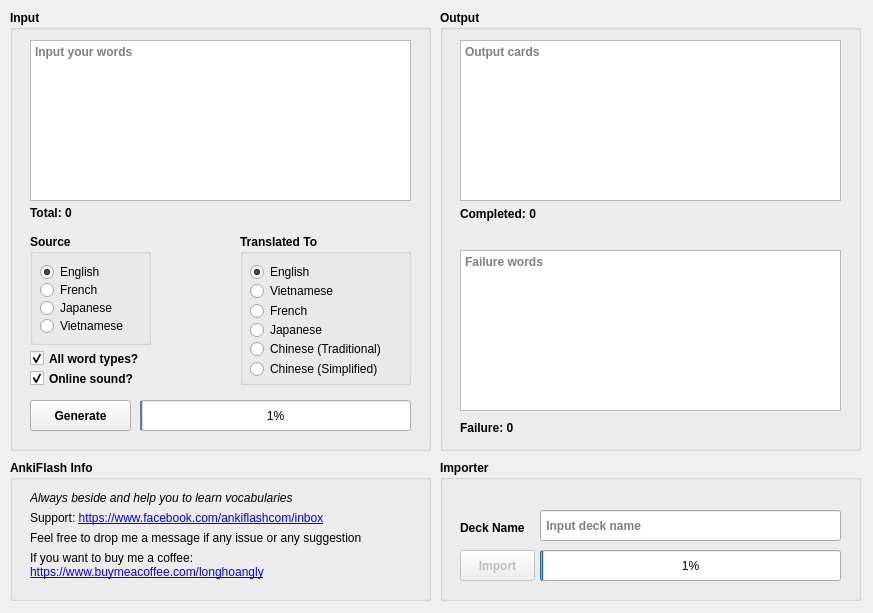
<?xml version="1.0" encoding="UTF-8"?>
<ui version="4.0">
 <class>Dialog</class>
 <widget class="QDialog" name="Dialog">
  <property name="geometry">
   <rect>
    <x>0</x>
    <y>0</y>
    <width>873</width>
    <height>613</height>
   </rect>
  </property>
  <property name="focusPolicy">
   <enum>Qt::StrongFocus</enum>
  </property>
  <property name="windowTitle">
   <string>AnkiFlash</string>
  </property>
  <property name="windowIcon">
   <iconset theme="anki.png">
    <normaloff>.</normaloff>.</iconset>
  </property>
  <property name="autoFillBackground">
   <bool>true</bool>
  </property>
  <widget class="QGroupBox" name="inputBox">
   <property name="geometry">
    <rect>
     <x>10</x>
     <y>10</y>
     <width>421</width>
     <height>441</height>
    </rect>
   </property>
   <property name="font">
    <font>
     <weight>75</weight>
     <bold>true</bold>
    </font>
   </property>
   <property name="title">
    <string>Input</string>
   </property>
   <widget class="QPlainTextEdit" name="inputTxt">
    <property name="geometry">
     <rect>
      <x>20</x>
      <y>30</y>
      <width>381</width>
      <height>161</height>
     </rect>
    </property>
    <property name="focusPolicy">
     <enum>Qt::StrongFocus</enum>
    </property>
    <property name="placeholderText">
     <string>Input your words</string>
    </property>
   </widget>
   <widget class="QPushButton" name="generateBtn">
    <property name="geometry">
     <rect>
      <x>20</x>
      <y>390</y>
      <width>101</width>
      <height>31</height>
     </rect>
    </property>
    <property name="font">
     <font>
      <weight>75</weight>
      <bold>true</bold>
     </font>
    </property>
    <property name="focusPolicy">
     <enum>Qt::NoFocus</enum>
    </property>
    <property name="toolTip">
     <string>Generate flashcards for the input words</string>
    </property>
    <property name="autoFillBackground">
     <bool>false</bool>
    </property>
    <property name="text">
     <string>Generate</string>
    </property>
    <property name="default">
     <bool>false</bool>
    </property>
   </widget>
   <widget class="QLabel" name="totalLbl">
    <property name="geometry">
     <rect>
      <x>20</x>
      <y>195</y>
      <width>200</width>
      <height>16</height>
     </rect>
    </property>
    <property name="font">
     <font>
      <weight>75</weight>
      <bold>true</bold>
     </font>
    </property>
    <property name="text">
     <string>Total: 0</string>
    </property>
   </widget>
   <widget class="QGroupBox" name="sourceBox">
    <property name="geometry">
     <rect>
      <x>20</x>
      <y>224</y>
      <width>121</width>
      <height>111</height>
     </rect>
    </property>
    <property name="font">
     <font>
      <weight>75</weight>
      <italic>false</italic>
      <bold>true</bold>
      <strikeout>false</strikeout>
      <kerning>true</kerning>
     </font>
    </property>
    <property name="title">
     <string>Source</string>
    </property>
    <property name="flat">
     <bool>false</bool>
    </property>
    <property name="checkable">
     <bool>false</bool>
    </property>
    <widget class="QRadioButton" name="source3">
     <property name="geometry">
      <rect>
       <x>10</x>
       <y>66</y>
       <width>101</width>
       <height>16</height>
      </rect>
     </property>
     <property name="font">
      <font>
       <weight>50</weight>
       <italic>false</italic>
       <bold>false</bold>
       <strikeout>false</strikeout>
       <kerning>true</kerning>
      </font>
     </property>
     <property name="text">
      <string>Japanese</string>
     </property>
    </widget>
    <widget class="QRadioButton" name="source4">
     <property name="geometry">
      <rect>
       <x>10</x>
       <y>84</y>
       <width>101</width>
       <height>16</height>
      </rect>
     </property>
     <property name="font">
      <font>
       <weight>50</weight>
       <italic>false</italic>
       <bold>false</bold>
       <strikeout>false</strikeout>
       <kerning>true</kerning>
      </font>
     </property>
     <property name="text">
      <string>Vietnamese</string>
     </property>
    </widget>
    <widget class="QRadioButton" name="source2">
     <property name="geometry">
      <rect>
       <x>10</x>
       <y>48</y>
       <width>101</width>
       <height>16</height>
      </rect>
     </property>
     <property name="font">
      <font>
       <weight>50</weight>
       <italic>false</italic>
       <bold>false</bold>
       <strikeout>false</strikeout>
       <kerning>true</kerning>
      </font>
     </property>
     <property name="text">
      <string>French</string>
     </property>
    </widget>
    <widget class="QRadioButton" name="source1">
     <property name="geometry">
      <rect>
       <x>10</x>
       <y>30</y>
       <width>101</width>
       <height>16</height>
      </rect>
     </property>
     <property name="font">
      <font>
       <weight>50</weight>
       <italic>false</italic>
       <bold>false</bold>
       <strikeout>false</strikeout>
       <kerning>true</kerning>
      </font>
     </property>
     <property name="text">
      <string>English</string>
     </property>
     <property name="checked">
      <bool>true</bool>
     </property>
    </widget>
   </widget>
   <widget class="QGroupBox" name="translatedToBox">
    <property name="geometry">
     <rect>
      <x>230</x>
      <y>224</y>
      <width>171</width>
      <height>151</height>
     </rect>
    </property>
    <property name="font">
     <font>
      <weight>75</weight>
      <bold>true</bold>
     </font>
    </property>
    <property name="title">
     <string>Translated To</string>
    </property>
    <widget class="QRadioButton" name="target6">
     <property name="geometry">
      <rect>
       <x>10</x>
       <y>127</y>
       <width>151</width>
       <height>16</height>
      </rect>
     </property>
     <property name="font">
      <font>
       <weight>50</weight>
       <bold>false</bold>
      </font>
     </property>
     <property name="text">
      <string>Chinese (Simplified)</string>
     </property>
    </widget>
    <widget class="QRadioButton" name="target2">
     <property name="geometry">
      <rect>
       <x>10</x>
       <y>49</y>
       <width>141</width>
       <height>16</height>
      </rect>
     </property>
     <property name="font">
      <font>
       <weight>50</weight>
       <bold>false</bold>
      </font>
     </property>
     <property name="text">
      <string>Vietnamese</string>
     </property>
    </widget>
    <widget class="QRadioButton" name="target1">
     <property name="geometry">
      <rect>
       <x>10</x>
       <y>30</y>
       <width>141</width>
       <height>16</height>
      </rect>
     </property>
     <property name="font">
      <font>
       <weight>50</weight>
       <bold>false</bold>
      </font>
     </property>
     <property name="text">
      <string>English</string>
     </property>
     <property name="checked">
      <bool>true</bool>
     </property>
    </widget>
    <widget class="QRadioButton" name="target4">
     <property name="geometry">
      <rect>
       <x>10</x>
       <y>88</y>
       <width>141</width>
       <height>16</height>
      </rect>
     </property>
     <property name="font">
      <font>
       <weight>50</weight>
       <bold>false</bold>
      </font>
     </property>
     <property name="text">
      <string>Japanese</string>
     </property>
    </widget>
    <widget class="QRadioButton" name="target5">
     <property name="geometry">
      <rect>
       <x>10</x>
       <y>107</y>
       <width>151</width>
       <height>16</height>
      </rect>
     </property>
     <property name="font">
      <font>
       <weight>50</weight>
       <bold>false</bold>
      </font>
     </property>
     <property name="text">
      <string>Chinese (Traditional)</string>
     </property>
    </widget>
    <widget class="QRadioButton" name="target3">
     <property name="geometry">
      <rect>
       <x>10</x>
       <y>69</y>
       <width>141</width>
       <height>16</height>
      </rect>
     </property>
     <property name="font">
      <font>
       <weight>50</weight>
       <bold>false</bold>
      </font>
     </property>
     <property name="text">
      <string>French</string>
     </property>
    </widget>
   </widget>
   <widget class="QProgressBar" name="generateProgressBar">
    <property name="geometry">
     <rect>
      <x>130</x>
      <y>390</y>
      <width>271</width>
      <height>31</height>
     </rect>
    </property>
    <property name="font">
     <font>
      <weight>50</weight>
      <bold>false</bold>
     </font>
    </property>
    <property name="value">
     <number>1</number>
    </property>
   </widget>
   <widget class="QCheckBox" name="allWordTypes">
    <property name="geometry">
     <rect>
      <x>20</x>
      <y>340</y>
      <width>121</width>
      <height>17</height>
     </rect>
    </property>
    <property name="toolTip">
     <string>If a word has more than one type (noun, adjective, verb...), AnkiFlash will create cards for all of them</string>
    </property>
    <property name="text">
     <string>All word types?</string>
    </property>
    <property name="checked">
     <bool>true</bool>
    </property>
   </widget>
   <widget class="QCheckBox" name="isOnline">
    <property name="geometry">
     <rect>
      <x>20</x>
      <y>360</y>
      <width>121</width>
      <height>17</height>
     </rect>
    </property>
    <property name="toolTip">
     <string>Usually, card sound will be downloaded to local computer. AnkiFlash provide an option to use online sound, your computer don't need to store sound file.</string>
    </property>
    <property name="text">
     <string>Online sound?</string>
    </property>
    <property name="checked">
     <bool>true</bool>
    </property>
   </widget>
  </widget>
  <widget class="QGroupBox" name="outputBox">
   <property name="geometry">
    <rect>
     <x>440</x>
     <y>10</y>
     <width>421</width>
     <height>441</height>
    </rect>
   </property>
   <property name="font">
    <font>
     <weight>75</weight>
     <bold>true</bold>
    </font>
   </property>
   <property name="title">
    <string>Output</string>
   </property>
   <widget class="QPlainTextEdit" name="outputTxt">
    <property name="geometry">
     <rect>
      <x>20</x>
      <y>30</y>
      <width>381</width>
      <height>161</height>
     </rect>
    </property>
    <property name="focusPolicy">
     <enum>Qt::StrongFocus</enum>
    </property>
    <property name="placeholderText">
     <string>Output cards</string>
    </property>
   </widget>
   <widget class="QLabel" name="completedLbl">
    <property name="geometry">
     <rect>
      <x>20</x>
      <y>196</y>
      <width>200</width>
      <height>16</height>
     </rect>
    </property>
    <property name="font">
     <font>
      <weight>75</weight>
      <bold>true</bold>
     </font>
    </property>
    <property name="text">
     <string>Completed: 0</string>
    </property>
   </widget>
   <widget class="QLabel" name="failureLbl">
    <property name="geometry">
     <rect>
      <x>20</x>
      <y>410</y>
      <width>200</width>
      <height>16</height>
     </rect>
    </property>
    <property name="font">
     <font>
      <weight>75</weight>
      <bold>true</bold>
     </font>
    </property>
    <property name="text">
     <string>Failure: 0</string>
    </property>
   </widget>
   <widget class="QPlainTextEdit" name="failureTxt">
    <property name="geometry">
     <rect>
      <x>20</x>
      <y>240</y>
      <width>381</width>
      <height>161</height>
     </rect>
    </property>
    <property name="focusPolicy">
     <enum>Qt::StrongFocus</enum>
    </property>
    <property name="placeholderText">
     <string>Failure words</string>
    </property>
   </widget>
  </widget>
  <widget class="QGroupBox" name="importerBox">
   <property name="geometry">
    <rect>
     <x>440</x>
     <y>460</y>
     <width>421</width>
     <height>141</height>
    </rect>
   </property>
   <property name="font">
    <font>
     <weight>75</weight>
     <bold>true</bold>
    </font>
   </property>
   <property name="title">
    <string>Importer</string>
   </property>
   <widget class="QProgressBar" name="importProgressBar">
    <property name="geometry">
     <rect>
      <x>100</x>
      <y>90</y>
      <width>301</width>
      <height>31</height>
     </rect>
    </property>
    <property name="font">
     <font>
      <weight>50</weight>
      <bold>false</bold>
     </font>
    </property>
    <property name="value">
     <number>1</number>
    </property>
   </widget>
   <widget class="QLabel" name="deckNameLbl">
    <property name="geometry">
     <rect>
      <x>20</x>
      <y>60</y>
      <width>81</width>
      <height>16</height>
     </rect>
    </property>
    <property name="font">
     <font>
      <weight>75</weight>
      <bold>true</bold>
     </font>
    </property>
    <property name="text">
     <string>Deck Name</string>
    </property>
   </widget>
   <widget class="QPushButton" name="importBtn">
    <property name="enabled">
     <bool>false</bool>
    </property>
    <property name="geometry">
     <rect>
      <x>20</x>
      <y>90</y>
      <width>75</width>
      <height>31</height>
     </rect>
    </property>
    <property name="font">
     <font>
      <weight>75</weight>
      <bold>true</bold>
     </font>
    </property>
    <property name="focusPolicy">
     <enum>Qt::NoFocus</enum>
    </property>
    <property name="toolTip">
     <string>Import generated flashcards into Anki</string>
    </property>
    <property name="autoFillBackground">
     <bool>false</bool>
    </property>
    <property name="text">
     <string>Import</string>
    </property>
    <property name="checkable">
     <bool>false</bool>
    </property>
    <property name="default">
     <bool>false</bool>
    </property>
   </widget>
   <widget class="QLineEdit" name="deckNameTxt">
    <property name="geometry">
     <rect>
      <x>100</x>
      <y>50</y>
      <width>301</width>
      <height>31</height>
     </rect>
    </property>
    <property name="placeholderText">
     <string> Input deck name</string>
    </property>
   </widget>
  </widget>
  <widget class="QGroupBox" name="ankiflashInfoBox">
   <property name="geometry">
    <rect>
     <x>10</x>
     <y>460</y>
     <width>421</width>
     <height>141</height>
    </rect>
   </property>
   <property name="font">
    <font>
     <weight>75</weight>
     <bold>true</bold>
    </font>
   </property>
   <property name="title">
    <string>AnkiFlash Info</string>
   </property>
   <widget class="QLabel" name="buycoffee">
    <property name="geometry">
     <rect>
      <x>20</x>
      <y>90</y>
      <width>391</width>
      <height>31</height>
     </rect>
    </property>
    <property name="font">
     <font>
      <family>MS Shell Dlg 2</family>
      <weight>50</weight>
      <italic>false</italic>
      <bold>false</bold>
     </font>
    </property>
    <property name="text">
     <string>&lt;html&gt;&lt;head/&gt;&lt;body&gt;&lt;p&gt;If you want to buy me a coffee: &lt;br/&gt;&lt;a href=&quot;https://www.buymeacoffee.com/longhoangly&quot;&gt;https://www.buymeacoffee.com/longhoangly&lt;/a&gt;&lt;/p&gt;&lt;/body&gt;&lt;/html&gt;</string>
    </property>
    <property name="openExternalLinks">
     <bool>true</bool>
    </property>
   </widget>
   <widget class="QLabel" name="inbox">
    <property name="geometry">
     <rect>
      <x>20</x>
      <y>70</y>
      <width>391</width>
      <height>16</height>
     </rect>
    </property>
    <property name="font">
     <font>
      <family>MS Shell Dlg 2</family>
      <weight>50</weight>
      <italic>false</italic>
      <bold>false</bold>
     </font>
    </property>
    <property name="text">
     <string>Feel free to drop me a message if any issue or any suggestion</string>
    </property>
   </widget>
   <widget class="QLabel" name="caption">
    <property name="geometry">
     <rect>
      <x>20</x>
      <y>30</y>
      <width>391</width>
      <height>16</height>
     </rect>
    </property>
    <property name="font">
     <font>
      <family>MS Sans Serif</family>
      <weight>50</weight>
      <italic>true</italic>
      <bold>false</bold>
     </font>
    </property>
    <property name="text">
     <string>Always beside and help you to learn vocabularies</string>
    </property>
   </widget>
   <widget class="QLabel" name="support">
    <property name="geometry">
     <rect>
      <x>20</x>
      <y>50</y>
      <width>391</width>
      <height>16</height>
     </rect>
    </property>
    <property name="font">
     <font>
      <family>MS Shell Dlg 2</family>
      <weight>50</weight>
      <italic>false</italic>
      <bold>false</bold>
     </font>
    </property>
    <property name="text">
     <string>Support: &lt;a href=&quot;https://www.facebook.com/ankiflashcom/inbox&quot; target=&quot;_blank&quot;&gt;https://www.facebook.com/ankiflashcom/inbox&lt;/a&gt;</string>
    </property>
    <property name="openExternalLinks">
     <bool>true</bool>
    </property>
    <property name="textInteractionFlags">
     <set>Qt::LinksAccessibleByMouse</set>
    </property>
   </widget>
  </widget>
 </widget>
 <resources/>
 <connections/>
</ui>
